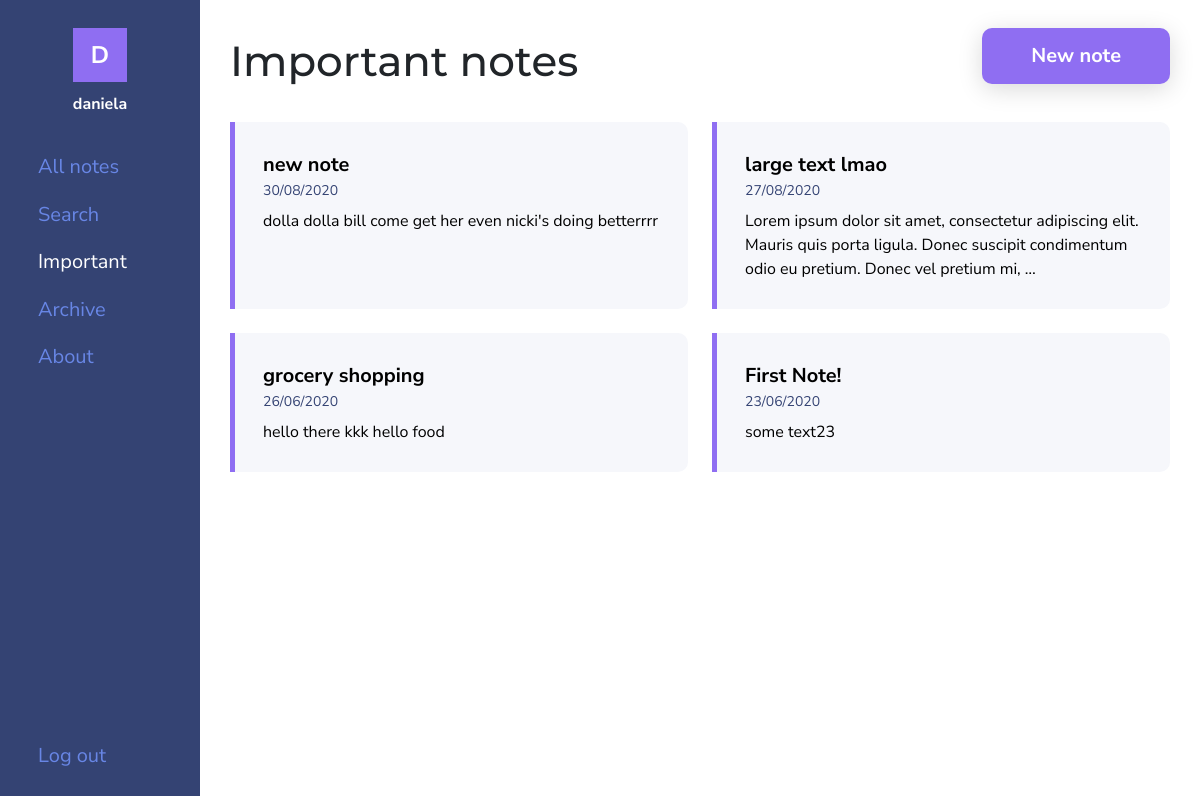
The app's page /important/ (signed in), older data.
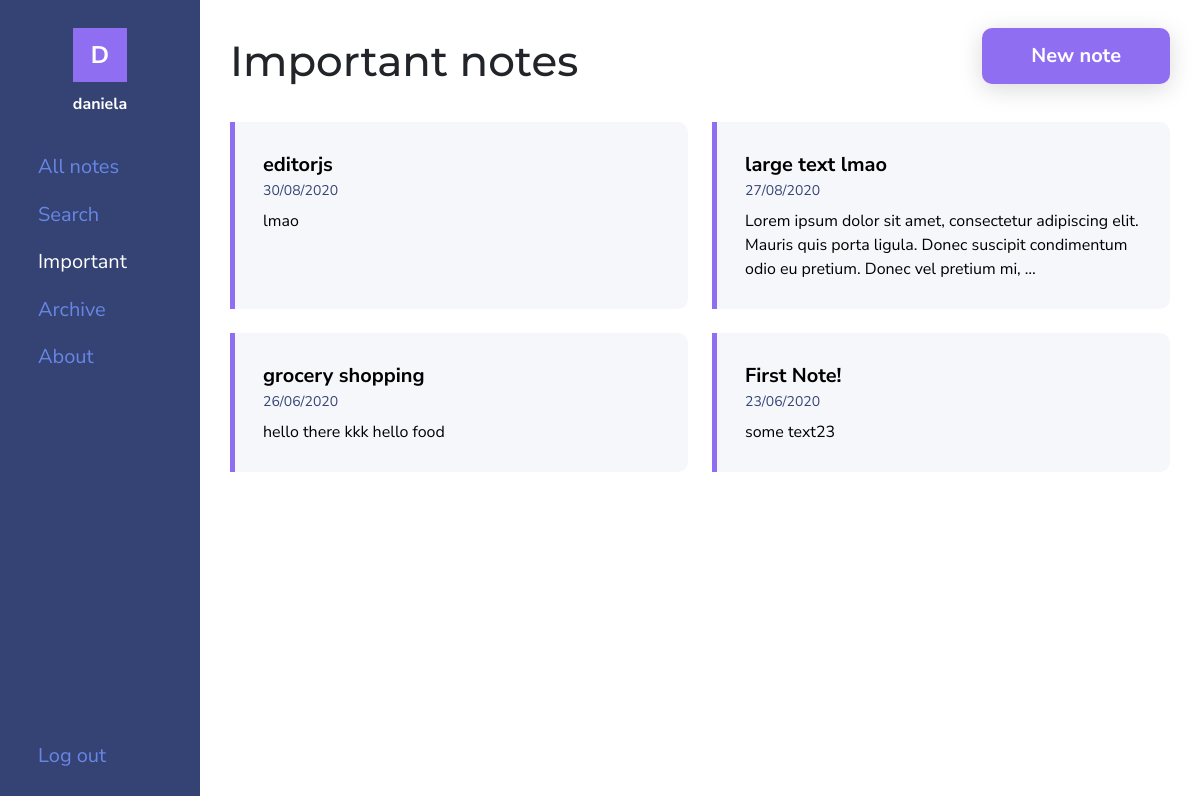
The same page, newer data.
### notes/models.py (models this page shows, shortened)
class Note(models.Model):
    title = models.CharField(max_length=100, blank=True)
    text = HTMLField(blank=True)
    date = models.DateTimeField(auto_now_add=True)
    important = models.BooleanField(default=False)
    archive = models.BooleanField(default=False)
    user = models.ForeignKey(User, on_delete=models.CASCADE)

### notes/views.py (the view)
# urls.py: path('important/', views.important, name='important'),
def important(request):
    important = Note.objects.filter(user=request.user, important=True, archive=False).order_by('-date')
    active = 'importantLink'
    return render(request, 'notes/important.html', {'important': important, 'active': active})

### notes/templates/notes/important.html (shortened to what this page needs)
{% load static %}
<!DOCTYPE html>
<html>
<head>
    <link rel="stylesheet" href="https://stackpath.bootstrapcdn.com/bootstrap/4.5.0/css/bootstrap.min.css">
    <link rel="stylesheet" type="text/css" href="{% static 'notes/style.css' %}">
    <link rel="stylesheet" type="text/css" href="{% static 'notes/notes.css' %}">
</head>
<body>
    <div class="container-fluid">
        <div class="row" id="mainRow">
            {% include "notes/navbar.html" %}
            <div class="col-sm-9 col-md-10 col-lg-10" id="content">
                <div class="container">
                    <div>
                        <h1>Important notes</h1>
                        <a href="{% url 'add' %}" class="btn medium-text">New note</a>
                    </div>
                    {% if important %}
                    <div id="notes">
                        <ul>
                            {% for note in important %}
                            <li class="note {% if note.important %} important{% endif %}">
                                <a href="{% url 'note' note.id %}">
                                    <div class="medium-text"><b>{{ note.title|truncatechars:50 }}</b></div>
                                    <div class="date">{{ note.date|date:'d/m/Y' }}</div>
                                    {% if note.text %}
                                    <div class="note-text">{{ note.text|striptags|truncatechars:150 }}</div>
                                    {% endif %}
                                </a>
                            </li>
                            {% endfor %}
                        </ul>
                    </div>
                    {% else %}
                    <div id="noNotes">
                        <p class="text-center medium-text">You don't have any notes marked as important. <a href="{% url 'add' %}">Create a new note.</a></p>
                    </div>
                    {% endif %}
                </div>
            </div>
        </div>
    </div>
</body>
</html>

### notes/templates/notes/navbar.html (shortened to what this page needs)
<div class="col-sm-3 col-md-2 col-lg-2" id="menu">
    <nav>
        <div id="user">
            <div id="userPic">
                <p class="large-text">{{ user.username|make_list|first|title }}</p>
            </div>
            <p id="userInfo" title='{{ user.username }}'>{{ user.username }}</p>
        </div>
        <div id="links">
            <ul>
                <li>
                    <a href="{% url 'notes' %}" id="noteLink">
                        <span class="medium-text">All notes</span>
                    </a>
                </li>
                <li>
                    <a href="{% url 'search' %}" id="searchLink">
                        <span class="medium-text">Search</span>
                    </a>
                </li>
                <li>
                    <a href="{% url 'important' %}" id="importantLink">
                        <span class="medium-text">Important</span>
                    </a>
                </li>
                <li>
                    <a href="{% url 'showarchive' %}" id="archiveLink">
                        <span class="medium-text">Archive</span>
                    </a>
                </li>
                <li>
                    <a href="{% url 'about' %}" id="aboutLink">
                        <span class="medium-text">About</span>
                    </a>
                </li>
                <li>
                    <a href="#" id="logout">
                        <form action="{% url 'logoutuser' %}" method="POST">
                            <button type="submit" id="logout" title="Log out">
                                <span class="medium-text">Log out</span>
                            </button>
                        </form>
                    </a>
                </li>
            </ul>
        </div>
    </nav>
</div>

### notes/static/notes/style.css (style rules this page uses)
:root { --blue: #6886E5; --dark-blue: #344373; --purple: #8F6EF2; --peach: #FFE0AC; --light-pink: #FFACB7; }
body { font-family: 'Nunito Sans', sans-serif; }
h1, h2, h3 { font-family: 'Montserrat', sans-serif; }
h1 { font-size: 42px }
p { font-size: 16px; margin-bottom: 4px; }
.large-text { font-size: 24px; }
.medium-text { font-size: 20px; }
a { color: var(--dark-blue); font-weight: bold; transition: all 300ms ease-in-out; }
.btn { background-color: var(--purple); color: white; font-weight: bold; border-radius: 10px; box-shadow: 0px 5px 25px rgba(0, 0, 0, 0.15); transition: box-shadow 300ms ease-in-out; }

### notes/static/notes/notes.css (style rules this page uses)
#mainRow { height: 100vh }
#menu { background-color: var(--dark-blue); color: white; padding: 28px 24px; overflow-x: hidden; position: fixed; top: 0; height: 100vh; z-index: 10; height: 100vh; transition: all 500ms ease 0s; }
nav { transition: all 500ms ease 0s; }
#user { width: 100%; position: relative; }
#userPic { background-color: var(--purple); position: relative; cursor: default; display: block; margin: 0 auto; width: 54px; height: 54px; margin-bottom: 10px; }
#userPic p { text-align: center; margin-bottom: 0; font-weight: bold; position: absolute; transform: translateY(-50%); top: 50%; left: 0; right: 0; }
#userInfo { margin-bottom: 0; cursor: default; text-align: center; font-weight: bold; word-break: break-word; }
button#logout { color: var(--blue); padding: 0; border: none; background-color: transparent; outline: none; position: absolute; bottom: 28px; }
#links { margin-top: 36px; }
#links ul { list-style-type: none; padding-left: 0 }
#links ul li { margin-bottom: 16px; }
#links a { color: var(--blue); }
#links span.medium-text { vertical-align: top; font-weight: normal; }
h1 { margin-top: 36px; display: inline-block; }
#content { position: absolute; right: 0; }
#content a.btn { padding: 12px 48px; margin-top: 28px; float: right }
#notes, #noNotes { margin-top: 28px; }
#notes ul { list-style-type: none; padding-left: 0; display: grid; grid-gap: 24px; grid-template-columns: repeat(auto-fill, minmax(300px,1fr)); }
.note { padding: 28px; border-radius: 10px; background-color: #f6f7fb; }
.note.important { border-left: 5px solid #8f6ef2; border-radius: 0 10px 10px 0; }
.note a { color: black; font-weight: normal; }
.note div { word-break: break-word; }
.note .medium-text { vertical-align: top; }
.note .date { color: var(--dark-blue); font-size: 14px }
.note .note-text { margin-top: 8px }
@media (min-width: 1144px) { #menu { padding: 28px 28px !important; } }

Row changes from the older to the newer data that the page shows:
removed Note: title "new note", date "30/08/2020", text "dolla dolla bill come get her even nicki's doing betterrrr"
added Note: title "editorjs", date "30/08/2020", text "lmao"
